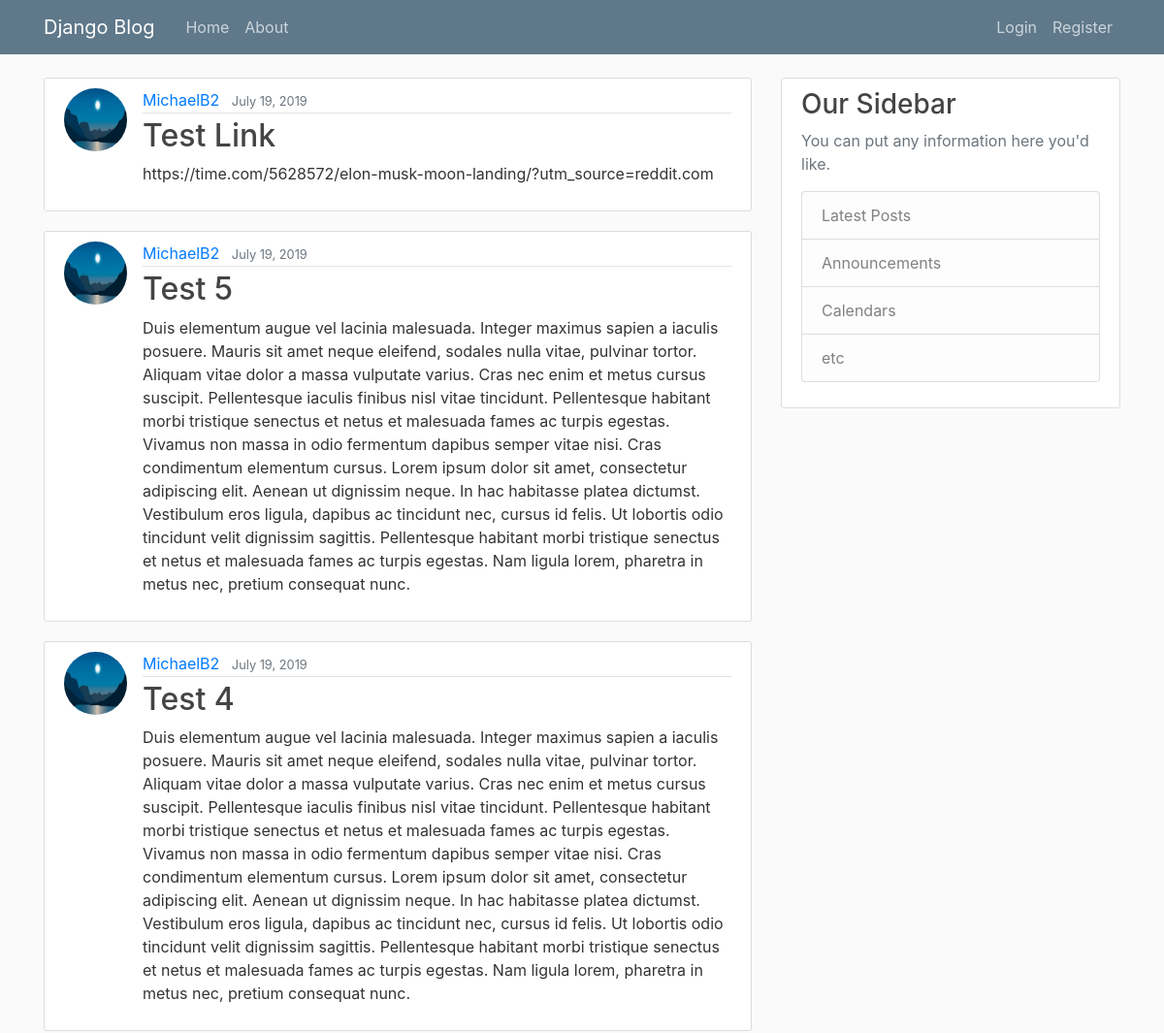
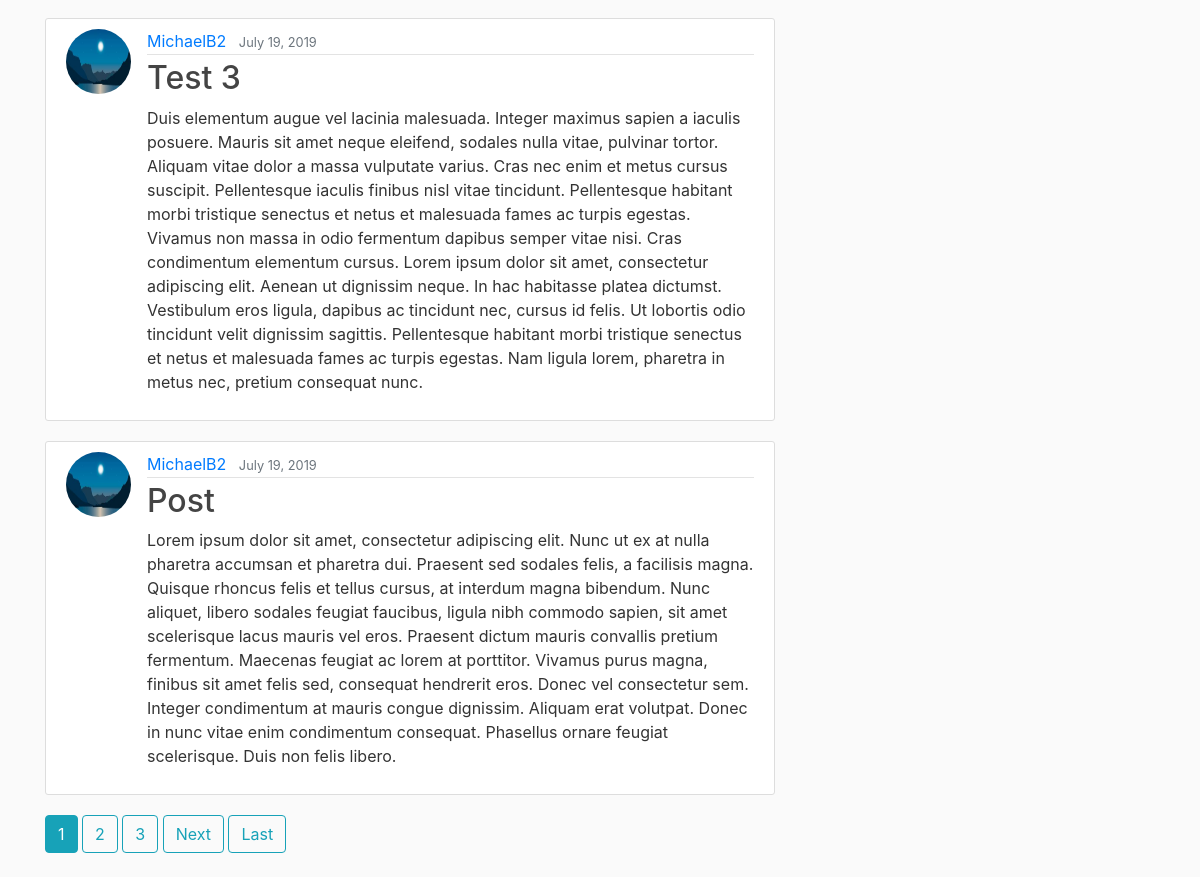
The page / on the database its author committed (2 pictures, top to bottom).
### blog/models.py (models this page shows, shortened)
class Post(models.Model):
    title = models.CharField(max_length=100)
    content = models.TextField()
    date_posted = models.DateTimeField(default=timezone.now)
    author = models.ForeignKey(User, on_delete=models.CASCADE)

### users/models.py (models this page shows, shortened)
class Profile(models.Model):
    user = models.OneToOneField(User,on_delete=models.CASCADE)
    image = models.ImageField(default='default.jpg',upload_to='profile_pics')

### blog/views.py (the view)
# urls.py: path('', PostListView.as_view(), name='blog-home'),
class PostListView(ListView):
    model = Post
    template_name = 'blog/home.html'  # <app>/<model>_<viewtype>.html
    context_object_name = 'posts'
    ordering = ['-date_posted']
    paginate_by = 5

### blog/templates/blog/home.html (shortened to what this page needs)
{% extends "blog/base.html" %}
{% block content %}
    {% for post in posts %}
        <article class="media content-section">
          <img class="rounded-circle article-img" src="{{ post.author.profile.image.url }}">
          <div class="media-body">
            <div class="article-metadata">
              <a class="mr-2" href="{% url 'user-posts' post.author.username %}"> {{ post.author }}</a>
              <small class="text-muted">{{ post.date_posted|date:"F d, Y" }}</small>
            </div>
            <h2><a class="article-title" href="{% url 'post-detail' post.id %}">{{ post.title }}</a></h2>
            <p class="article-content">{{ post.content }}</p>
          </div>
        </article>
    {% endfor %}
    {% if is_paginated %}
      {% for num in page_obj.paginator.page_range %}
        {% if page_obj.number == num %}
          <a class="btn btn-info mb-4" href="?page={{ num }}">{{ num }}</a>
        {% elif num > page_obj.number|add:'-3' and num < page_obj.number|add:'3' %}
          <a class="btn btn-outline-info mb-4" href="?page={{ num }}">{{ num }}</a>
        {% endif %}
      {% endfor %}
      {% if page_obj.has_next %}
        <a class="btn btn-outline-info mb-4" href="?page={{ page_obj.next_page_number }}">Next</a>
        <a class="btn btn-outline-info mb-4" href="?page={{ page_obj.paginator.num_pages }}">Last</a>
      {% endif %}
    {% endif %}
{% endblock content %}

### blog/templates/blog/base.html (shortened to what this page needs)
{% load static %}
<!DOCTYPE html>
<html>
<head>
    <link rel="stylesheet" href="https://maxcdn.bootstrapcdn.com/bootstrap/4.0.0/css/bootstrap.min.css">
    <link rel="stylesheet" type="text/css" href="{% static 'blog/main.css' %}">
</head>
<body>
<header class="site-header">
  <nav class="navbar navbar-expand-md navbar-dark bg-steel fixed-top">
    <div class="container">
      <a class="navbar-brand mr-4" href="{% url 'blog-home' %}">Django Blog</a>
      <div class="collapse navbar-collapse" id="navbarToggle">
        <div class="navbar-nav mr-auto">
          <a class="nav-item nav-link" href="{% url 'blog-home' %}">Home</a>
          <a class="nav-item nav-link" href="{% url 'blog-about' %}">About</a>
        </div>
        <div class="navbar-nav">
          {% if user.is_authenticated %}
            <a class="nav-item nav-link" href="{% url 'post-create' %}">New Post</a>
            <a class="nav-item nav-link" href="{% url 'profile' %}">Profile</a>
            <a class="nav-item nav-link" href="{% url 'logout' %}">Logout</a>
          {% else %}
            <a class="nav-item nav-link" href="{% url 'login' %}">Login</a>
            <a class="nav-item nav-link" href="{%url 'register'%}">Register</a>
          {% endif %}
        </div>
      </div>
    </div>
  </nav>
</header>
   <main role="main" class="container">
    <div class="row">
        <div class="col-md-8">
          {% block content %}{% endblock %}
        </div>
        <div class="col-md-4">
        <div class="content-section">
        <h3>Our Sidebar</h3>
        <p class='text-muted'>You can put any information here you'd like.
          <ul class="list-group">
            <li class="list-group-item list-group-item-light">Latest Posts</li>
            <li class="list-group-item list-group-item-light">Announcements</li>
            <li class="list-group-item list-group-item-light">Calendars</li>
            <li class="list-group-item list-group-item-light">etc</li>
          </ul>
        </p>
      </div>
    </div>
  </div>
</main>
</body>
</html>

### blog/static/blog/main.css (style rules this page uses)
body { background: #fafafa; color: #333333; margin-top: 5rem; }
h1, h2, h3, h4, h5, h6 { color: #444444; }
ul { margin: 0; }
.bg-steel { background-color: #5f788a; }
.site-header .navbar-nav .nav-link { color: #cbd5db; }
.content-section { background: #ffffff; padding: 10px 20px; border: 1px solid #dddddd; border-radius: 3px; margin-bottom: 20px; }
.article-title { color: #444444; }
.article-content { white-space: pre-line; }
.article-img { height: 65px; width: 65px; margin-right: 16px; }
.article-metadata { padding-bottom: 1px; margin-bottom: 4px; border-bottom: 1px solid #e3e3e3 }

### rows shown on the page
Post: author.profile.image (picture), author "MichaelB2", date_posted "July 19, 2019", title "Test Link", content "https://time.com/5628572/elon-musk-moon-landing/?utm_source=reddit.com"
Post: author.profile.image (picture), author "MichaelB2", date_posted "July 19, 2019", title "Test 5", content "Duis elementum augue vel lacinia malesuada. Integer maximus sapien a iaculis posuere. Mauris sit amet neque eleifend, sodales nulla vitae, pulvinar tortor. Aliquam vitae dolor a massa vulputate varius. Cras nec enim et metus cursus suscipit. Pellentesque iaculis finibus nisl vitae tincidunt. Pellentesque habitant morbi tristique senectus et netus et malesuada fames ac turpis egestas. Vivamus non massa in odio fermentum dapibus semper vitae nisi. Cras condimentum elementum cursus. Lorem ipsum dolor sit amet, consectetur adipiscing elit. Aenean ut dignissim neque. In hac habitasse platea dictumst. Vestibulum eros ligula, dapibus ac tincidunt nec, cursus id felis. Ut lobortis odio tincidunt…"
Post: author.profile.image (picture), author "MichaelB2", date_posted "July 19, 2019", title "Test 4", content "Duis elementum augue vel lacinia malesuada. Integer maximus sapien a iaculis posuere. Mauris sit amet neque eleifend, sodales nulla vitae, pulvinar tortor. Aliquam vitae dolor a massa vulputate varius. Cras nec enim et metus cursus suscipit. Pellentesque iaculis finibus nisl vitae tincidunt. Pellentesque habitant morbi tristique senectus et netus et malesuada fames ac turpis egestas. Vivamus non massa in odio fermentum dapibus semper vitae nisi. Cras condimentum elementum cursus. Lorem ipsum dolor sit amet, consectetur adipiscing elit. Aenean ut dignissim neque. In hac habitasse platea dictumst. Vestibulum eros ligula, dapibus ac tincidunt nec, cursus id felis. Ut lobortis odio tincidunt…"
Post: author.profile.image (picture), author "MichaelB2", date_posted "July 19, 2019", title "Test 3", content "Duis elementum augue vel lacinia malesuada. Integer maximus sapien a iaculis posuere. Mauris sit amet neque eleifend, sodales nulla vitae, pulvinar tortor. Aliquam vitae dolor a massa vulputate varius. Cras nec enim et metus cursus suscipit. Pellentesque iaculis finibus nisl vitae tincidunt. Pellentesque habitant morbi tristique senectus et netus et malesuada fames ac turpis egestas. Vivamus non massa in odio fermentum dapibus semper vitae nisi. Cras condimentum elementum cursus. Lorem ipsum dolor sit amet, consectetur adipiscing elit. Aenean ut dignissim neque. In hac habitasse platea dictumst. Vestibulum eros ligula, dapibus ac tincidunt nec, cursus id felis. Ut lobortis odio tincidunt…"
Post: author.profile.image (picture), author "MichaelB2", date_posted "July 19, 2019", title "Post", content "Lorem ipsum dolor sit amet, consectetur adipiscing elit. Nunc ut ex at nulla pharetra accumsan et pharetra dui. Praesent sed sodales felis, a facilisis magna. Quisque rhoncus felis et tellus cursus, at interdum magna bibendum. Nunc aliquet, libero sodales feugiat faucibus, ligula nibh commodo sapien, sit amet scelerisque lacus mauris vel eros. Praesent dictum mauris convallis pretium fermentum. Maecenas feugiat ac lorem at porttitor. Vivamus purus magna, finibus sit amet felis sed, consequat hendrerit eros. Donec vel consectetur sem. Integer condimentum at mauris congue dignissim. Aliquam erat volutpat. Donec in nunc vitae enim condimentum consequat. Phasellus ornare feugiat scelerisque.…"

### other values the page prints
{{ num }} "1"
{{ num }} "2" "3"
